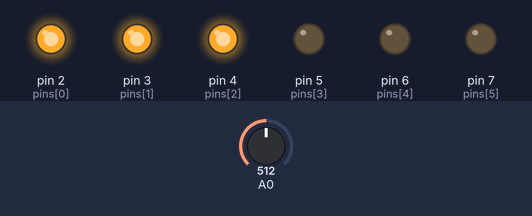
Bench run of a sketch on a simulated Arduino Uno, built with avr-gcc and run on an emulated ATmega328P. On the bench: output pins drawn as LEDs (lit = HIGH). Dashed ring = blinking. The inputs (shaded band) are chosen by the test bench; at power-on: A0 = 512. What the sketch prints to the serial monitor is not drawn.

Above: at 1.2 s.
1.3 s: A0 set to 577
2.8 s: A0 set to 603
5.8 s: A0 set to 787
8.8 s: A0 set to 817
11.8 s: A0 set to 989
At 12.4 s:
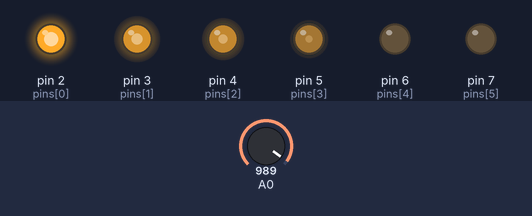
14.8 s: A0 set to 1014
At 15.6 s:
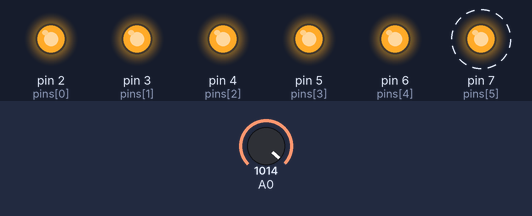
Timing chart, 0 to 34.5 s (numbered marks = the images above; inputs shaded):
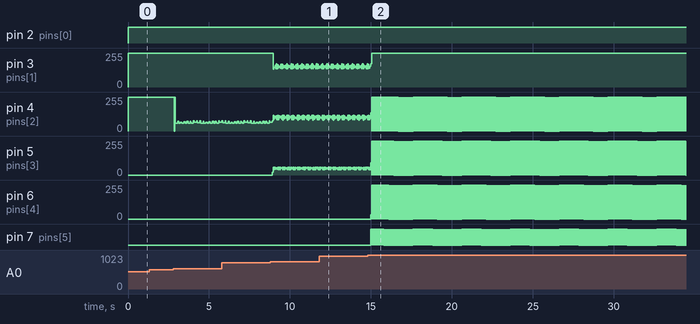

The sketch:

Indicator.ino
```cpp
float vout = 0.0;
int value = 0;
int pins[]={2,3,4,5,6,7};
int valarr[] = {0,1,2,3,4,5};
int fov = 0;
void setup(){
  pinMode(A0, INPUT);
  for(int i=0;i<=5;i++){
  pinMode(pins[i],OUTPUT);
  }
  Serial.begin(9600);
}

void loop(){
  value = analogRead(A0);
  vout = value * 5.0/1024;

  for(int num=0;num<=6;num++){
    if(valarr[num]-0.1 >= vout){
  		fov = num-1;
    	break;
    }
    ledmanager(fov);
  }
}


void ledmanager(int numl){
  for(int i=0;i<=numl;i++){
    Serial.println(i);
    digitalWrite(pins[i],HIGH);
  }

  for(int i=5-numl;i<=5;i++){
    digitalWrite(pins[i],LOW);
  }
}
```

Measured:
- the behaviour switches between 1003 and 1004 on A0 (found by bisection; images 1 and 2)
- after the input at 14.8 s, pin 6 (pins[4]): 0/255 → 32/255 after 0.20 s, then repeats every 0.03 s: 0/255 0.02 s, 255/255 0.02 s; pin 7 (pins[5]): alternates HIGH for 0.01 s and LOW for 0.02 s, starting after 0.20 s
